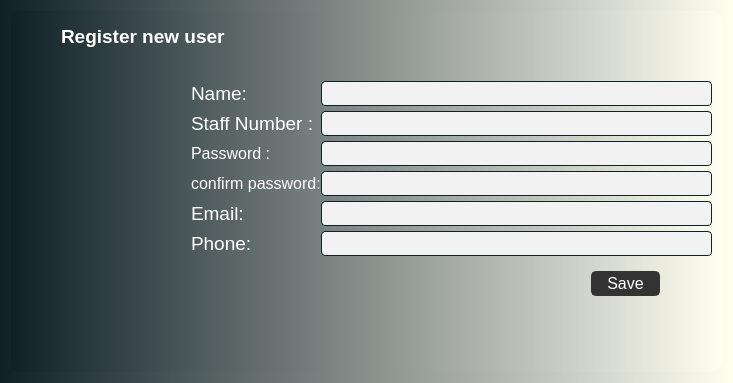
                   <widget class="QWidget" name="new_user">
                    <property name="styleSheet">
                     <string notr="true">background-color: qlineargradient(spread:pad, x1:0, y1:0, x2:1, y2:0, stop:0 rgba(15, 32, 39, 255), stop:1 rgba(255, 255, 240, 255));</string>
                    </property>
                    <layout class="QGridLayout" name="gridLayout_4">
                     <item row="0" column="0">
                      <widget class="QFrame" name="frame_6">
                       <property name="minimumSize">
                        <size>
                         <width>711</width>
                         <height>361</height>
                        </size>
                       </property>
                       <property name="maximumSize">
                        <size>
                         <width>711</width>
                         <height>361</height>
                        </size>
                       </property>
                       <property name="styleSheet">
                        <string notr="true">QFrame{
background-color: qlineargradient(spread:pad, x1:0, y1:0, x2:1, y2:0, stop:0 rgba(15, 32, 39, 255), stop:1 rgba(255, 255, 240, 255));
border-radius:10px;
box-shadow: 0 3px 10px rgb(0 0 0 / 0.2);
}
QLineEdit {
 color:black;
 border:1px solid #0f2027;
 border-radius:4px;
 background:#f2f2f2;
}
QLineEdit:hover {

 border:2px solid  #33cc33;
 border-radius:4px;
 background: #ffffff;
}
QLabel{
background-color:transparent;
color:white;
}
QLabel:hover{
 color:#33cc33;
}

</string>
                       </property>
                       <property name="frameShape">
                        <enum>QFrame::StyledPanel</enum>
                       </property>
                       <property name="frameShadow">
                        <enum>QFrame::Raised</enum>
                       </property>
                       <widget class="QLabel" name="lab_person_icon">
                        <property name="geometry">
                         <rect>
                          <x>20</x>
                          <y>170</y>
                          <width>200</width>
                          <height>160</height>
                         </rect>
                        </property>
                        <property name="minimumSize">
                         <size>
                          <width>200</width>
                          <height>160</height>
                         </size>
                        </property>
                        <property name="maximumSize">
                         <size>
                          <width>200</width>
                          <height>160</height>
                         </size>
                        </property>
                        <property name="styleSheet">
                         <string notr="true">image: url(:/icons/icons/1x/peopleAsset 62.png);</string>
                        </property>
                        <property name="text">
                         <string/>
                        </property>
                        <property name="pixmap">
                         <pixmap>../../../Users/kiongoss/.designer/FinalYearProject/src/icons/1x/peopleAsset 62.png</pixmap>
                        </property>
                       </widget>
                       <widget class="QPushButton" name="bn_android_contact_save">
                        <property name="enabled">
                         <bool>true</bool>
                        </property>
                        <property name="geometry">
                         <rect>
                          <x>580</x>
                          <y>260</y>
                          <width>69</width>
                          <height>25</height>
                         </rect>
                        </property>
                        <property name="minimumSize">
                         <size>
                          <width>69</width>
                          <height>25</height>
                         </size>
                        </property>
                        <property name="maximumSize">
                         <size>
                          <width>69</width>
                          <height>25</height>
                         </size>
                        </property>
                        <property name="font">
                         <font>
                          <family>Segoe UI</family>
                          <pointsize>12</pointsize>
                         </font>
                        </property>
                        <property name="cursor">
                         <cursorShape>PointingHandCursor</cursorShape>
                        </property>
                        <property name="toolTip">
                         <string>Save user.</string>
                        </property>
                        <property name="styleSheet">
                         <string notr="true">QPushButton {
	border: 2px solid rgb(51,51,51);
	border-radius: 5px;	
	color:rgb(255,255,255);
	background-color: rgb(51,51,51);
}
QPushButton:hover {
	border: 2px solid rgb(0,143,150);
	background-color: rgb(0,143,150);
}
QPushButton:pressed {	
	border: 2px solid rgb(0,143,150);
	background-color: rgb(51,51,51);
}

</string>
                        </property>
                        <property name="text">
                         <string>Save</string>
                        </property>
                       </widget>
                       <widget class="QLabel" name="label_5">
                        <property name="geometry">
                         <rect>
                          <x>180</x>
                          <y>100</y>
                          <width>121</width>
                          <height>25</height>
                         </rect>
                        </property>
                        <property name="font">
                         <font>
                          <family>Segoe UI</family>
                          <pointsize>14</pointsize>
                         </font>
                        </property>
                        <property name="styleSheet">
                         <string notr="true"/>
                        </property>
                        <property name="text">
                         <string>Staff Number :</string>
                        </property>
                       </widget>
                       <widget class="QLabel" name="label_7">
                        <property name="geometry">
                         <rect>
                          <x>180</x>
                          <y>190</y>
                          <width>113</width>
                          <height>25</height>
                         </rect>
                        </property>
                        <property name="font">
                         <font>
                          <family>Segoe UI</family>
                          <pointsize>14</pointsize>
                         </font>
                        </property>
                        <property name="styleSheet">
                         <string notr="true"/>
                        </property>
                        <property name="text">
                         <string>Email:</string>
                        </property>
                       </widget>
                       <widget class="QLabel" name="lab_android_contact">
                        <property name="geometry">
                         <rect>
                          <x>50</x>
                          <y>10</y>
                          <width>171</width>
                          <height>31</height>
                         </rect>
                        </property>
                        <property name="minimumSize">
                         <size>
                          <width>0</width>
                          <height>0</height>
                         </size>
                        </property>
                        <property name="maximumSize">
                         <size>
                          <width>16777215</width>
                          <height>55</height>
                         </size>
                        </property>
                        <property name="font">
                         <font>
                          <family>Segoe UI</family>
                          <pointsize>24</pointsize>
                         </font>
                        </property>
                        <property name="styleSheet">
                         <string notr="true">color:rgb(255,255,255);</string>
                        </property>
                        <property name="text">
                         <string>&lt;html&gt;&lt;head/&gt;&lt;body&gt;&lt;p&gt;&lt;span style=&quot; font-size:14pt; font-weight:600;&quot;&gt;Register new user&lt;/span&gt;&lt;/p&gt;&lt;/body&gt;&lt;/html&gt;</string>
                        </property>
                       </widget>
                       <widget class="QLabel" name="label_6">
                        <property name="geometry">
                         <rect>
                          <x>180</x>
                          <y>160</y>
                          <width>131</width>
                          <height>25</height>
                         </rect>
                        </property>
                        <property name="font">
                         <font>
                          <family>MS Shell Dlg 2</family>
                          <pointsize>8</pointsize>
                          <weight>9</weight>
                          <italic>false</italic>
                          <bold>false</bold>
                         </font>
                        </property>
                        <property name="styleSheet">
                         <string notr="true">font: 75 8pt &quot;MS Shell Dlg 2&quot;;</string>
                        </property>
                        <property name="text">
                         <string>&lt;html&gt;&lt;head/&gt;&lt;body&gt;&lt;p&gt;&lt;span style=&quot; font-size:12pt;&quot;&gt;confirm password:&lt;/span&gt;&lt;/p&gt;&lt;/body&gt;&lt;/html&gt;</string>
                        </property>
                       </widget>
                       <widget class="QLabel" name="label">
                        <property name="geometry">
                         <rect>
                          <x>180</x>
                          <y>70</y>
                          <width>71</width>
                          <height>25</height>
                         </rect>
                        </property>
                        <property name="font">
                         <font>
                          <family>Segoe UI</family>
                          <pointsize>14</pointsize>
                         </font>
                        </property>
                        <property name="styleSheet">
                         <string notr="true"/>
                        </property>
                        <property name="text">
                         <string>Name: </string>
                        </property>
                       </widget>
                       <widget class="QLabel" name="label_8">
                        <property name="geometry">
                         <rect>
                          <x>180</x>
                          <y>220</y>
                          <width>111</width>
                          <height>25</height>
                         </rect>
                        </property>
                        <property name="font">
                         <font>
                          <family>Segoe UI</family>
                          <pointsize>14</pointsize>
                         </font>
                        </property>
                        <property name="styleSheet">
                         <string notr="true"/>
                        </property>
                        <property name="text">
                         <string>Phone:</string>
                        </property>
                       </widget>
                       <widget class="QLabel" name="label_10">
                        <property name="geometry">
                         <rect>
                          <x>180</x>
                          <y>130</y>
                          <width>111</width>
                          <height>25</height>
                         </rect>
                        </property>
                        <property name="font">
                         <font>
                          <family>MS Shell Dlg 2</family>
                          <pointsize>8</pointsize>
                          <weight>9</weight>
                          <italic>false</italic>
                          <bold>false</bold>
                         </font>
                        </property>
                        <property name="styleSheet">
                         <string notr="true">font: 75 8pt &quot;MS Shell Dlg 2&quot;;</string>
                        </property>
                        <property name="text">
                         <string>&lt;html&gt;&lt;head/&gt;&lt;body&gt;&lt;p&gt;&lt;span style=&quot; font-size:12pt;&quot;&gt;Password :&lt;/span&gt;&lt;/p&gt;&lt;/body&gt;&lt;/html&gt;</string>
                        </property>
                       </widget>
                       <widget class="QLineEdit" name="lineEdit">
                        <property name="geometry">
                         <rect>
                          <x>310</x>
                          <y>70</y>
                          <width>391</width>
                          <height>25</height>
                         </rect>
                        </property>
                        <property name="minimumSize">
                         <size>
                          <width>300</width>
                          <height>25</height>
                         </size>
                        </property>
                        <property name="clearButtonEnabled">
                         <bool>true</bool>
                        </property>
                       </widget>
                       <widget class="QLineEdit" name="lineEdit_2">
                        <property name="geometry">
                         <rect>
                          <x>310</x>
                          <y>100</y>
                          <width>391</width>
                          <height>25</height>
                         </rect>
                        </property>
                        <property name="minimumSize">
                         <size>
                          <width>300</width>
                          <height>25</height>
                         </size>
                        </property>
                        <property name="clearButtonEnabled">
                         <bool>true</bool>
                        </property>
                       </widget>
                       <widget class="QLineEdit" name="lineEdit_3">
                        <property name="geometry">
                         <rect>
                          <x>310</x>
                          <y>130</y>
                          <width>391</width>
                          <height>25</height>
                         </rect>
                        </property>
                        <property name="minimumSize">
                         <size>
                          <width>300</width>
                          <height>25</height>
                         </size>
                        </property>
                        <property name="echoMode">
                         <enum>QLineEdit::Password</enum>
                        </property>
                        <property name="clearButtonEnabled">
                         <bool>true</bool>
                        </property>
                       </widget>
                       <widget class="QLineEdit" name="lineEdit_4">
                        <property name="geometry">
                         <rect>
                          <x>310</x>
                          <y>160</y>
                          <width>391</width>
                          <height>25</height>
                         </rect>
                        </property>
                        <property name="minimumSize">
                         <size>
                          <width>300</width>
                          <height>25</height>
                         </size>
                        </property>
                        <property name="echoMode">
                         <enum>QLineEdit::Password</enum>
                        </property>
                        <property name="clearButtonEnabled">
                         <bool>true</bool>
                        </property>
                       </widget>
                       <widget class="QLineEdit" name="lineEdit_5">
                        <property name="geometry">
                         <rect>
                          <x>310</x>
                          <y>190</y>
                          <width>391</width>
                          <height>25</height>
                         </rect>
                        </property>
                        <property name="minimumSize">
                         <size>
                          <width>300</width>
                          <height>25</height>
                         </size>
                        </property>
                        <property name="clearButtonEnabled">
                         <bool>true</bool>
                        </property>
                       </widget>
                       <widget class="QLineEdit" name="lineEdit_6">
                        <property name="geometry">
                         <rect>
                          <x>310</x>
                          <y>220</y>
                          <width>391</width>
                          <height>25</height>
                         </rect>
                        </property>
                        <property name="minimumSize">
                         <size>
                          <width>300</width>
                          <height>25</height>
                         </size>
                        </property>
                        <property name="inputMethodHints">
                         <set>Qt::ImhNone</set>
                        </property>
                        <property name="clearButtonEnabled">
                         <bool>true</bool>
                        </property>
                       </widget>
                      </widget>
                     </item>
                    </layout>
                   </widget>
